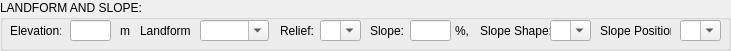
   <widget class="QGroupBox" name="groupBox_5">
    <property name="geometry">
     <rect>
      <x>10</x>
      <y>160</y>
      <width>731</width>
      <height>51</height>
     </rect>
    </property>
    <property name="title">
     <string>LANDFORM AND SLOPE:</string>
    </property>
    <widget class="QLabel" name="label_3">
     <property name="geometry">
      <rect>
       <x>10</x>
       <y>20</y>
       <width>51</width>
       <height>21</height>
      </rect>
     </property>
     <property name="text">
      <string>Elevation:</string>
     </property>
    </widget>
    <widget class="QLineEdit" name="Elevation_LE">
     <property name="geometry">
      <rect>
       <x>70</x>
       <y>20</y>
       <width>41</width>
       <height>21</height>
      </rect>
     </property>
     <property name="alignment">
      <set>Qt::AlignRight|Qt::AlignTrailing|Qt::AlignVCenter</set>
     </property>
    </widget>
    <widget class="QLabel" name="label_8">
     <property name="geometry">
      <rect>
       <x>120</x>
       <y>20</y>
       <width>16</width>
       <height>21</height>
      </rect>
     </property>
     <property name="text">
      <string>m</string>
     </property>
    </widget>
    <widget class="QLabel" name="label_17">
     <property name="geometry">
      <rect>
       <x>140</x>
       <y>20</y>
       <width>51</width>
       <height>21</height>
      </rect>
     </property>
     <property name="text">
      <string>Landform:</string>
     </property>
    </widget>
    <widget class="QLabel" name="label_18">
     <property name="geometry">
      <rect>
       <x>280</x>
       <y>20</y>
       <width>41</width>
       <height>21</height>
      </rect>
     </property>
     <property name="text">
      <string>Relief:</string>
     </property>
    </widget>
    <widget class="QComboBox" name="Landform_CB">
     <property name="geometry">
      <rect>
       <x>200</x>
       <y>20</y>
       <width>69</width>
       <height>21</height>
      </rect>
     </property>
     <property name="editable">
      <bool>true</bool>
     </property>
    </widget>
    <widget class="QComboBox" name="Relief_CB">
     <property name="geometry">
      <rect>
       <x>320</x>
       <y>20</y>
       <width>41</width>
       <height>21</height>
      </rect>
     </property>
     <property name="editable">
      <bool>true</bool>
     </property>
    </widget>
    <widget class="QLabel" name="label_19">
     <property name="geometry">
      <rect>
       <x>370</x>
       <y>20</y>
       <width>41</width>
       <height>21</height>
      </rect>
     </property>
     <property name="text">
      <string>Slope:</string>
     </property>
    </widget>
    <widget class="QLineEdit" name="Slope_Percentage_LE">
     <property name="geometry">
      <rect>
       <x>410</x>
       <y>20</y>
       <width>41</width>
       <height>21</height>
      </rect>
     </property>
     <property name="alignment">
      <set>Qt::AlignRight|Qt::AlignTrailing|Qt::AlignVCenter</set>
     </property>
    </widget>
    <widget class="QLabel" name="label_20">
     <property name="geometry">
      <rect>
       <x>455</x>
       <y>20</y>
       <width>21</width>
       <height>21</height>
      </rect>
     </property>
     <property name="text">
      <string>%,</string>
     </property>
    </widget>
    <widget class="QLabel" name="label_21">
     <property name="geometry">
      <rect>
       <x>480</x>
       <y>20</y>
       <width>71</width>
       <height>21</height>
      </rect>
     </property>
     <property name="text">
      <string>Slope Shape:</string>
     </property>
    </widget>
    <widget class="QComboBox" name="Slope_Shape_CB">
     <property name="geometry">
      <rect>
       <x>550</x>
       <y>20</y>
       <width>41</width>
       <height>21</height>
      </rect>
     </property>
     <property name="editable">
      <bool>true</bool>
     </property>
    </widget>
    <widget class="QComboBox" name="Slope_Position_CB">
     <property name="geometry">
      <rect>
       <x>680</x>
       <y>20</y>
       <width>41</width>
       <height>21</height>
      </rect>
     </property>
     <property name="editable">
      <bool>true</bool>
     </property>
    </widget>
    <widget class="QLabel" name="label_22">
     <property name="geometry">
      <rect>
       <x>600</x>
       <y>20</y>
       <width>71</width>
       <height>21</height>
      </rect>
     </property>
     <property name="text">
      <string>Slope Position:</string>
     </property>
    </widget>
   </widget>
